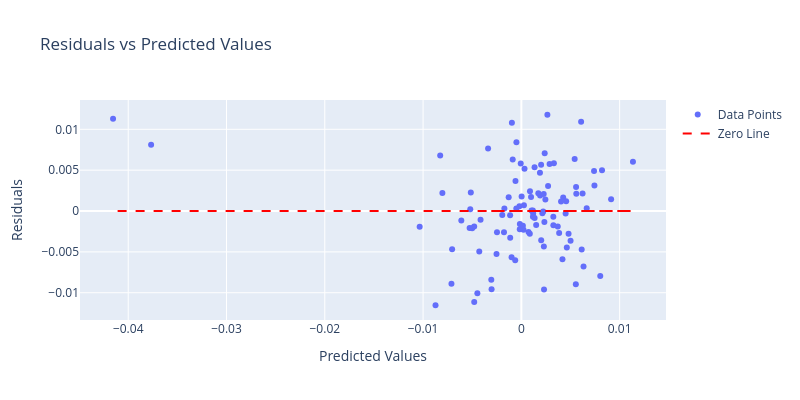
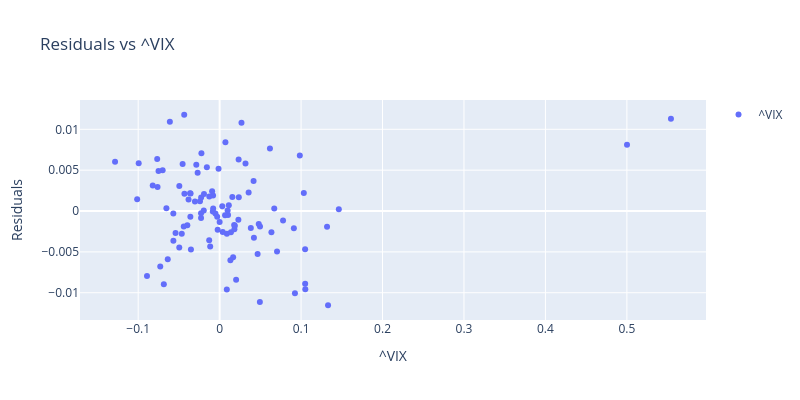
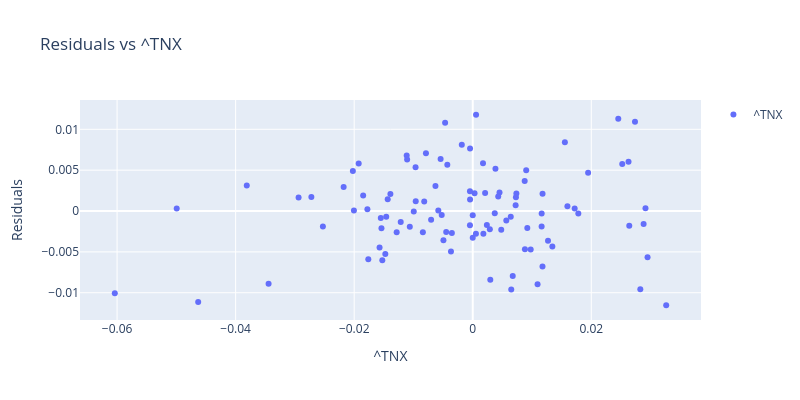
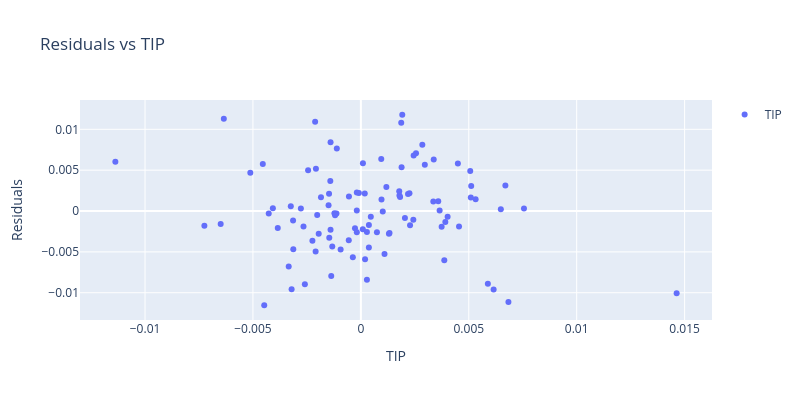

Notebook code cell kept with these figures, in order:
### Markdown cell above
## Independence of errors

### Code cell
test.residual_plots()
